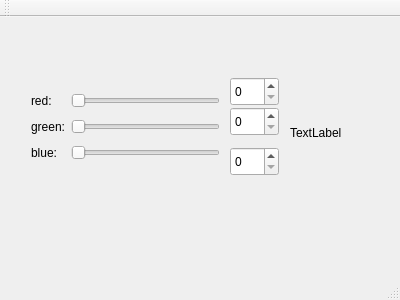
<?xml version="1.0" encoding="UTF-8"?>
<ui version="4.0">
 <class>MainWindow</class>
 <widget class="QMainWindow" name="MainWindow">
  <property name="geometry">
   <rect>
    <x>0</x>
    <y>0</y>
    <width>400</width>
    <height>300</height>
   </rect>
  </property>
  <property name="windowTitle">
   <string>MainWindow</string>
  </property>
  <widget class="QWidget" name="centralWidget">
   <widget class="QWidget" name="gridLayoutWidget">
    <property name="geometry">
     <rect>
      <x>20</x>
      <y>60</y>
      <width>211</width>
      <height>101</height>
     </rect>
    </property>
    <layout class="QGridLayout" name="gridLayout">
     <item row="1" column="1">
      <widget class="QSlider" name="horizontalSliderRed">
       <property name="orientation">
        <enum>Qt::Horizontal</enum>
       </property>
      </widget>
     </item>
     <item row="3" column="0">
      <widget class="QLabel" name="labelBlue">
       <property name="text">
        <string>blue:</string>
       </property>
      </widget>
     </item>
     <item row="1" column="0">
      <widget class="QLabel" name="labelRed">
       <property name="text">
        <string>red:</string>
       </property>
      </widget>
     </item>
     <item row="3" column="1">
      <widget class="QSlider" name="horizontalSliderBlue">
       <property name="orientation">
        <enum>Qt::Horizontal</enum>
       </property>
      </widget>
     </item>
     <item row="2" column="1">
      <widget class="QSlider" name="horizontalSliderGreen">
       <property name="orientation">
        <enum>Qt::Horizontal</enum>
       </property>
      </widget>
     </item>
     <item row="2" column="0">
      <widget class="QLabel" name="labelGreen">
       <property name="text">
        <string>green:</string>
       </property>
      </widget>
     </item>
    </layout>
   </widget>
   <widget class="QLabel" name="colorLabel">
    <property name="geometry">
     <rect>
      <x>290</x>
      <y>90</y>
      <width>62</width>
      <height>51</height>
     </rect>
    </property>
    <property name="text">
     <string>TextLabel</string>
    </property>
   </widget>
   <widget class="QSpinBox" name="spinBoxRed">
    <property name="geometry">
     <rect>
      <x>230</x>
      <y>60</y>
      <width>49</width>
      <height>29</height>
     </rect>
    </property>
   </widget>
   <widget class="QSpinBox" name="spinBoxGreen">
    <property name="geometry">
     <rect>
      <x>230</x>
      <y>90</y>
      <width>49</width>
      <height>29</height>
     </rect>
    </property>
   </widget>
   <widget class="QSpinBox" name="spinBoxBlue">
    <property name="geometry">
     <rect>
      <x>230</x>
      <y>130</y>
      <width>49</width>
      <height>29</height>
     </rect>
    </property>
   </widget>
  </widget>
  <widget class="QMenuBar" name="menuBar">
   <property name="geometry">
    <rect>
     <x>0</x>
     <y>0</y>
     <width>400</width>
     <height>25</height>
    </rect>
   </property>
  </widget>
  <widget class="QToolBar" name="mainToolBar">
   <attribute name="toolBarArea">
    <enum>TopToolBarArea</enum>
   </attribute>
   <attribute name="toolBarBreak">
    <bool>false</bool>
   </attribute>
  </widget>
  <widget class="QStatusBar" name="statusBar"/>
 </widget>
 <layoutdefault spacing="6" margin="11"/>
 <resources/>
 <connections>
  <connection>
   <sender>spinBoxRed</sender>
   <signal>valueChanged(int)</signal>
   <receiver>horizontalSliderRed</receiver>
   <slot>setValue(int)</slot>
   <hints>
    <hint type="sourcelabel">
     <x>250</x>
     <y>110</y>
    </hint>
    <hint type="destinationlabel">
     <x>174</x>
     <y>125</y>
    </hint>
   </hints>
  </connection>
  <connection>
   <sender>spinBoxGreen</sender>
   <signal>valueChanged(int)</signal>
   <receiver>horizontalSliderGreen</receiver>
   <slot>setValue(int)</slot>
   <hints>
    <hint type="sourcelabel">
     <x>256</x>
     <y>150</y>
    </hint>
    <hint type="destinationlabel">
     <x>206</x>
     <y>154</y>
    </hint>
   </hints>
  </connection>
  <connection>
   <sender>spinBoxBlue</sender>
   <signal>valueChanged(int)</signal>
   <receiver>horizontalSliderBlue</receiver>
   <slot>setValue(int)</slot>
   <hints>
    <hint type="sourcelabel">
     <x>246</x>
     <y>192</y>
    </hint>
    <hint type="destinationlabel">
     <x>203</x>
     <y>186</y>
    </hint>
   </hints>
  </connection>
  <connection>
   <sender>horizontalSliderBlue</sender>
   <signal>valueChanged(int)</signal>
   <receiver>spinBoxBlue</receiver>
   <slot>setValue(int)</slot>
   <hints>
    <hint type="sourcelabel">
     <x>150</x>
     <y>182</y>
    </hint>
    <hint type="destinationlabel">
     <x>253</x>
     <y>188</y>
    </hint>
   </hints>
  </connection>
  <connection>
   <sender>horizontalSliderGreen</sender>
   <signal>valueChanged(int)</signal>
   <receiver>spinBoxGreen</receiver>
   <slot>setValue(int)</slot>
   <hints>
    <hint type="sourcelabel">
     <x>123</x>
     <y>157</y>
    </hint>
    <hint type="destinationlabel">
     <x>257</x>
     <y>150</y>
    </hint>
   </hints>
  </connection>
  <connection>
   <sender>horizontalSliderRed</sender>
   <signal>valueChanged(int)</signal>
   <receiver>spinBoxRed</receiver>
   <slot>setValue(int)</slot>
   <hints>
    <hint type="sourcelabel">
     <x>94</x>
     <y>115</y>
    </hint>
    <hint type="destinationlabel">
     <x>249</x>
     <y>120</y>
    </hint>
   </hints>
  </connection>
 </connections>
</ui>
